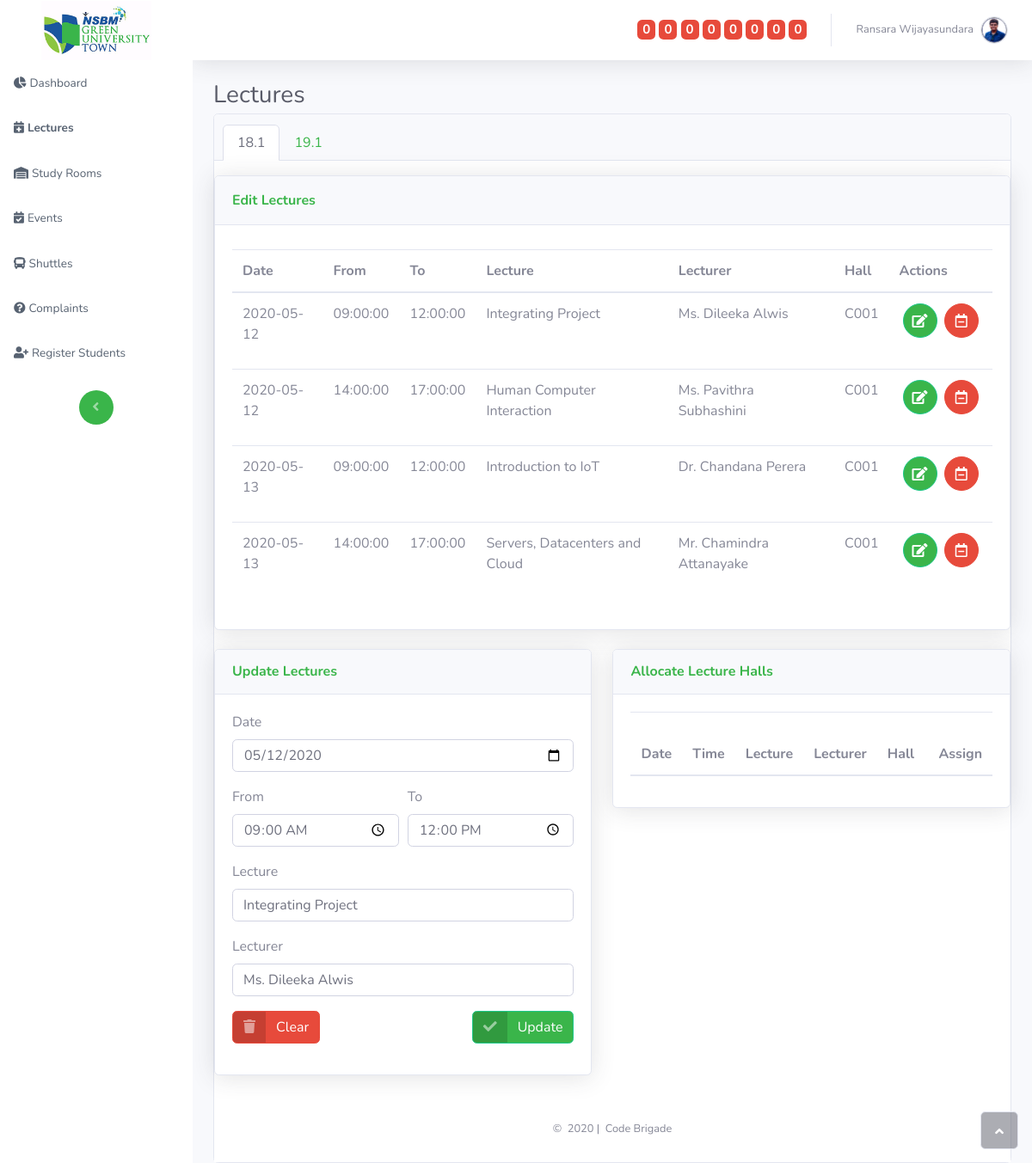
Screenshot of /lectures.php?edit=7 (signed in) with the database file from the repository.
### tables this page shows
CREATE TABLE `lectures` (
  `lectureID` int(11) NOT NULL,
  `lectureBatch` varchar(20) NOT NULL,
  `lectureDate` date NOT NULL,
  `lectureFrom` time NOT NULL,
  `lectureTo` time NOT NULL,
  `lectureName` varchar(40) NOT NULL,
  `lectureLecturer` varchar(30) NOT NULL,
  `lectureStatus` tinyint(1) NOT NULL DEFAULT '1',
  `lectureHall` varchar(30) DEFAULT NULL
);

### assets/php/addLectures.php (called while the page is built, shortened)
<?php
require_once "config.php";
					if (isset($_GET['edit'])){
						global $conn;
						$lecID = $_GET['edit'];
						$update = true;
						$query = $conn->query("SELECT * FROM lectures WHERE lectureID = '$lecID'");
							$row = $query->fetch_assoc();
							$editlecDate = $row['lectureDate'];
							$editlecFrom = $row['lectureFrom'];
							$editlecTo = $row['lectureTo'];
							$editlecName = $row['lectureName'];
							$editlecLecturer = $row['lectureLecturer'];
						}
				?>

### lectures.php (the view, shortened to what this page needs)
<?php
	require "assets/php/config.php";
?>
<!DOCTYPE html>
<html>
<head>
    <link rel="stylesheet" href="assets/bootstrap/css/bootstrap.min.css">
    <link rel="stylesheet" href="assets/fonts/fontawesome-all.min.css">
    <link rel="stylesheet" href="assets/css/custom.css">
</head>
<body id="page-top">
    <?php require_once "assets/php/addLectures.php"; ?>
    <div id="wrapper">
        <nav class="navbar navbar-dark align-items-start sidebar sidebar-dark accordion bg-gradient-primary p-0">
            <div class="container-fluid d-flex flex-column p-0">
                <a class="navbar-brand d-flex justify-content-center align-items-center sidebar-brand m-0" href="#">
                    <div class="sidebar-brand-text mx-3"><img src="assets/img/nsbmlogo.png" style="height: 69px;"></div>
                </a>
                <ul class="nav navbar-nav text-light" id="accordionSidebar">
                    <li class="nav-item" role="presentation"><a class="nav-link" href="dashboard.php"><i class="fas fa-chart-pie" style="color: rgb(87,98,113);"></i><span style="color: rgb(87,98,113);">Dashboard</span></a></li>
                    <li class="nav-item" role="presentation"><a class="nav-link active" href="lectures.php"><i class="fas fa-calendar-plus" style="color: rgb(87,98,113);"></i><span style="color: rgb(87,98,113);">Lectures</span></a></li>
                    <li class="nav-item" role="presentation"><a class="nav-link" href="studyrooms.php"><i class="fas fa-warehouse" style="color: rgb(87,98,113);"></i><span style="color: rgb(87,98,113);">Study Rooms</span></a></li>
                    <li class="nav-item" role="presentation"><a class="nav-link" href="events.php"><i class="fas fa-calendar-check" style="color: rgb(87,98,113);"></i><span style="color: rgb(87,98,113);">Events</span></a></li>
                    <li class="nav-item" role="presentation"><a class="nav-link" href="shuttles.php"><i class="fas fa-bus" style="color: rgb(87,98,113);"></i><span style="color: rgb(87,98,113);">Shuttles</span></a></li>
                    <li class="nav-item" role="presentation"><a class="nav-link" href="complaints.php"><i class="fas fa-question-circle" style="color: rgb(87,98,113);"></i><span style="color: rgb(87,98,113);">Complaints</span></a></li>
                    <li class="nav-item" role="presentation"><a class="nav-link" href="addstudents.php"><i class="fas fa-user-plus" style="color: rgb(87,98,113);"></i><span style="color: rgb(87,98,113);">Register Students</span></a></li>
                </ul>
                <div class="text-center d-none d-md-inline"><button class="btn rounded-circle border-0" id="sidebarToggle" type="button" style="background-color: rgb(58,181,74);"></button></div>
            </div>
        </nav>
        <div class="d-flex flex-column" id="content-wrapper">
        <?php include "assets/php/headermenu.php";?>
        </div>
        </nav>
        <div class="container-fluid">
            <h3 class="text-dark mb-1">Lectures</h3>
            <div class="card">
                <div class="card-header">
                    <ul class="nav nav-tabs card-header-tabs" role="tablist">
                        <li class="nav-item"><a class="nav-link active" id="item-1-1-tab" data-toggle="tab" role="tab" aria-controls="item-1-1" aria-selected="true" href="#item-1-1">18.1</a></li>
                        <li class="nav-item"><a class="nav-link" id="item-1-2-tab" data-toggle="tab" role="tab" aria-controls="item-1-2" aria-selected="false" href="#item-1-2">19.1</a></li>
                    </ul>
                </div>
                <div id="nav-tabContent" class="tab-content">
                    <div id="item-1-1" class="tab-pane fade show active" role="tabpanel" aria-labelledby="item-1-1-tab">
                        <div class="row">
                            <div class="col">
                                <div class="card shadow">
                                    <div class="card-header py-3">
                                        <p class="text-primary m-0 font-weight-bold" style="color: rgb(58,181,74);">Edit Lectures</p>
                                    </div>
                                    <div class="card-body">
                                        <div class="table-responsive table mt-2" id="dataTable" role="grid" aria-describedby="dataTable_info">
                                            <table class="table dataTable my-0" id="dataTable">
                                            <thead>
                                                    <tr>
                                                        <th>Date</th>
                                                        <th>From</th>
                                                        <th>To</th>
                                                        <th>Lecture</th>
                                                        <th>Lecturer</th>
                                                        <th>Hall</th>
                                                        <th>Actions</th>
                                                    </tr> </thead>
                                                    <tbody>
                                                    <?php
                                                        global $conn;
                                                        $query = $conn->query("select lectureID,lectureDate, lectureFrom, lectureTo, lectureName, lectureLecturer,lectureHall from lectures where lectureBatch='18.1' AND lectureDate >= DATE(NOW()) ORDER BY lectureDate,lectureFrom ");
				                                        while($rows = $query->fetch_assoc()){
                                                        $lecHall = $rows['lectureHall'];
                                                        $nullHall = "<strong>Not Assigned Yet</strong>";
			                                            ?>
			                                            <tr>
			                                            	<td><?php echo $rows['lectureDate'];?></td>
			                                            	<td><?php echo $rows['lectureFrom'];?></td>
                                                            <td><?php echo $rows['lectureTo'];?></td>
                                                            <td><?php echo $rows['lectureName'];?></td>
                                                            <td><?php echo $rows['lectureLecturer'];?></td>
                                                            <td><?php if (isset($lecHall)) {echo $lecHall;} else {echo $nullHall;} ?></td>
                                                            <td><a href="lectures.php?edit=<?php echo $rows['lectureID'];?> "  class="btn btn-success btn-circle ml-1" ><i class="fas fa-edit text-white"></i></a>
                                                            <a href="assets/php/deleteLecture.php?lectureID=<?php echo $rows['lectureID'];?> " class="btn btn-danger btn-circle ml-1"><i class="far fa-calendar-minus text-white"></a>
                                                            </td>
			                                                </tr>
			                                                <?php } ?>
                                                            </tbody>
                                            </table>
                                        </div>
                                    </div>
                                </div>
                            </div>
                        </div>
                        <div class="row" style="margin-top: 22px;">
                            <div class="col">
                                <div class="card shadow mb-4">
                                    <div class="card-header py-3">
                                    <?php
                                        if($update==true):
                                    ?>
                                                            <h6 class="text-primary font-weight-bold m-0">Update Lectures</h6>
                                      <?php else: ?>
                                                            <h6 class="text-primary font-weight-bold m-0">Add Lectures</h6>
                                            <?php endif; ?>
                                    </div>
                                    <div class="card-body">
                                             <div class="form-group">
                                            <form method="post" action="assets/php/addLectures.php">
                                                <div class="form-row">
                                                    <div class="col"><label>Date</label><input class="form-control" type="date" name="addLectureDate" value="<?php echo $editlecDate?>" ></div>
                                                </div>
                                                <div class="form-row" style="margin-top: 17px;">
                                                    <div class="col"><label>From</label><input class="form-control" type="time" name="addLectureFrom" value="<?php echo $editlecFrom?>"></div>
                                                    <div class="col"><label>To</label><input class="form-control" type="time" name="addLectureTo" required="" value="<?php echo $editlecTo?>"></div>
                                                </div>
                                                <div class="form-row" style="margin-top: 17px;">
                                                    <div class="col"><label>Lecture</label><input class="form-control" type="text" name="addLectureName"  required="" value="<?php echo $editlecName?>"></div>
                                                </div>
                                                <div class="form-row" style="margin-top: 17px;">
                                                    <div class="col"><label>Lecturer</label><input class="form-control" type="text" name="addLectureLecturer" required="" value="<?php echo $editlecLecturer?>"></div>
                                                </div>
                                                <div class="form-row" style="margin-top: 17px;">
                                                    <div class="col">
                                                        <div id="btnwrapperleft"><button class="btn btn-danger btn-icon-split" type="reset"><span class="text-white-50 icon"><i class="fas fa-trash"></i></span><span class="text-white text">Clear</span></button></div>
                                                    </div>
                                                    <div class="col">
                                                        <?php
                                                            if($update==true):
                                                        ?>
                                                                                <div id="btnwrapperright"><button name="update" class="btn btn-success btn-icon-split" type="submit"><span class="text-white-50 icon"><i class="fas fa-check"></i></span><span class="text-white text">Update</span></button></div>
                                                            <?php else: ?>
                                                        <div id="btnwrapperright"><button class="btn btn-success btn-icon-split" name="add" type="submit"><span class="text-white-50 icon"><i class="fas fa-check"></i></span><span class="text-white text">Add</span></button></div>
                                                        <?php endif; ?>
                                                    </div>
                                                </div>
                                            </form>
                                        </div>
                                    </div>
                                </div>
                            </div>
                            <div class="col">
                                <div class="card shadow mb-4">
                                    <div class="card-header py-3">
                                        <h6 class="text-primary font-weight-bold m-0">Allocate Lecture Halls</h6>
                                    </div>
                                    <div class="card-body">
                                        <div class="form-group">
                                            <form class="form-inline" method="post" action="assets/php/assignHall.php">
                                            <table class="table dataTable my-0" id="dataTable">
                                            <thead>
                                                    <tr>
                                                        <th>Date</th>
                                                        <th>Time</th>
                                                        <th>Lecture</th>
                                                        <th>Lecturer</th>
                                                        <th>Hall</th>
                                                        <th>&nbsp; &nbsp;Assign</th>
                                                    </tr>
                                                </thead>
                                            </table></form>
                                        </div>
                                    </div>
                                </div>
                            </div>
                        </div>
                    </div>
    </div>
    <footer class="bg-white sticky-footer">
        <div class="container my-auto">
            <div class="text-center my-auto copyright"><span>© &nbsp;2020 | &nbsp;Code Brigade</span></div>
        </div>
    </footer>
    </div><a class="border rounded d-inline scroll-to-top" href="#page-top"><i class="fas fa-angle-up"></i></a></div>
</body>
</html>

### assets/css/custom.css (style rules this page uses)
.bg-gradient-primary { background-color: #4e73df; background-image: linear-gradient(180deg,#ffffff 10%,#ffffff); background-size: cover; }
img, svg { display: block; margin: auto; }
.text-primary { color: rgb(58,181,74)!important; }
a { color: #3ab54a; text-decoration: none; background-color: transparent; }
#btnwrapperright { float: right; }
#btnwrapperleft { float: left; }
.btn-success { background-color: #3ab54a; }

### rows the page displays
lectures: lectureDate "2020-05-12", lectureFrom "09:00:00", lectureTo "12:00:00", lectureName "Integrating Project", lectureLecturer "Ms. Dileeka Alwis", lectureHall "C001", addLectureDate "05/12/2020", addLectureFrom "09:00:00", addLectureTo "12:00:00", addLectureName "Integrating Project", addLectureLecturer "Ms. Dileeka Alwis"
lectures: lectureDate "2020-05-12", lectureFrom "14:00:00", lectureTo "17:00:00", lectureName "Human Computer Interaction", lectureLecturer "Ms. Pavithra Subhashini", lectureHall "C001"
lectures: lectureDate "2020-05-13", lectureFrom "09:00:00", lectureTo "12:00:00", lectureName "Introduction to IoT", lectureLecturer "Dr. Chandana Perera", lectureHall "C001"
lectures: lectureDate "2020-05-13", lectureFrom "14:00:00", lectureTo "17:00:00", lectureName "Servers, Datacenters and Cloud", lectureLecturer "Mr. Chamindra Attanayake", lectureHall "C001"
